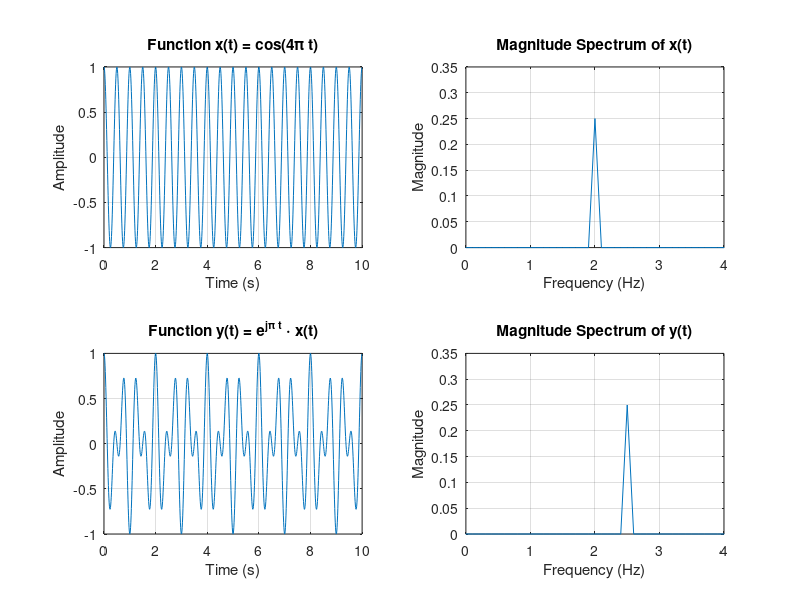

Source code (MATLAB):
%{
****************************************************************************
* Copyright         : 2024 Jaylen Avtarovski
* File Name         : Q3.m
* Description       : This file contains the code for Question 3 in Tute 3
*
****************************************************************************
%}

% Config
fs = 100; % Sampling Frequency
n = 1000; % Number of sampling points

% Time Domain Setup
t = (0:n-1) / fs; % Time-Domain Vector
fshift = (-n/2:n/2-1)*(fs/n); % zero-centered frequency range

% Calculate Functions
x = cos(4 * pi * t);
y = exp(1i * pi * t) .* x;

% Perform FFT
X = fftshift(fft(x) / n);
Y = fftshift(fft(y) / n);

% Calculate Magnitude Spectra
powerX = abs(X).^2;
powerY = abs(Y).^2;

% Plot Results
figure;

% Plot x(t)
subplot(2, 2, 1);
plot(t, x);
title('Function x(t) = cos(4\pi t)');
xlabel('Time (s)');
ylabel('Amplitude');
grid on;

% Plot Magnitude Spectrum of x(t)
subplot(2, 2, 2);
plot(fshift, powerX);
xlim([0, 4]);
title('Magnitude Spectrum of x(t)');
xlabel('Frequency (Hz)');
ylabel('Magnitude');
grid on;

% Plot y(t)
subplot(2, 2, 3);
plot(t, real(y));
title('Function y(t) = e^{j\pi t} \cdot x(t)');
xlabel('Time (s)');
ylabel('Amplitude');
grid on;

% Plot Magnitude Spectrum of y(t)
subplot(2, 2, 4);
plot(fshift, powerY);
xlim([0, 4]);
title('Magnitude Spectrum of y(t)');
xlabel('Frequency (Hz)');
ylabel('Magnitude');
grid on;
